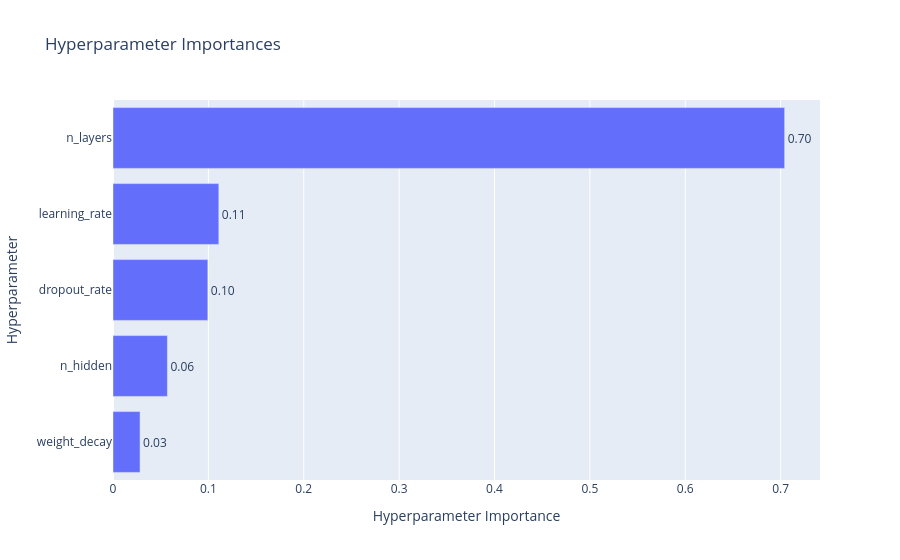

The notebook cell this image was saved under:
### Code cell
optuna.visualization.plot_param_importances(study)

### Figure 1 — Plotly figure (JSON) as saved in the notebook; plotly's stock layout.template omitted (floating-point values rounded to 4 significant figures)
{"data": [{"cliponaxis": false, "hovertemplate": ["weight_decay (FloatDistribution): 0.02836457688653625<extra></extra>", "n_hidden (IntDistribution): 0.05704396441399267<extra></extra>", "dropout_rate (FloatDistribution): 0.0994257009065839<extra></extra>", "learning_rate (FloatDistribution): 0.11095379945010073<extra></extra>", "n_layers (IntDistribution): 0.7042119583427864<extra></extra>"], "name": "val_loss", "orientation": "h", "text": ["0.03", "0.06", "0.10", "0.11", "0.70"], "textposition": "outside", "type": "bar", "x": [0.02836, 0.05704, 0.09943, 0.111, 0.7042], "y": ["weight_decay", "n_hidden", "dropout_rate", "learning_rate", "n_layers"]}], "layout": {"title": {"text": "Hyperparameter Importances"}, "xaxis": {"title": {"text": "Hyperparameter Importance"}}, "yaxis": {"title": {"text": "Hyperparameter"}}}}
